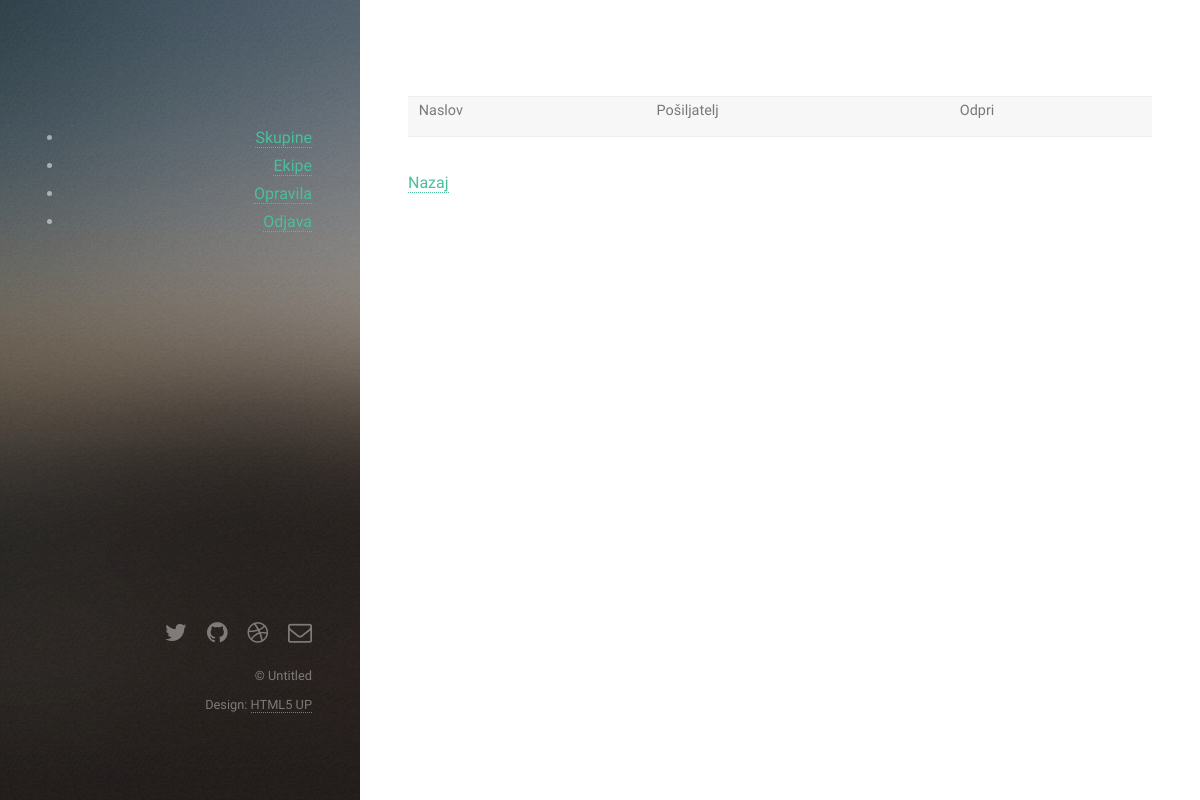
Before: /messagebox.php (signed in) with the older database file.
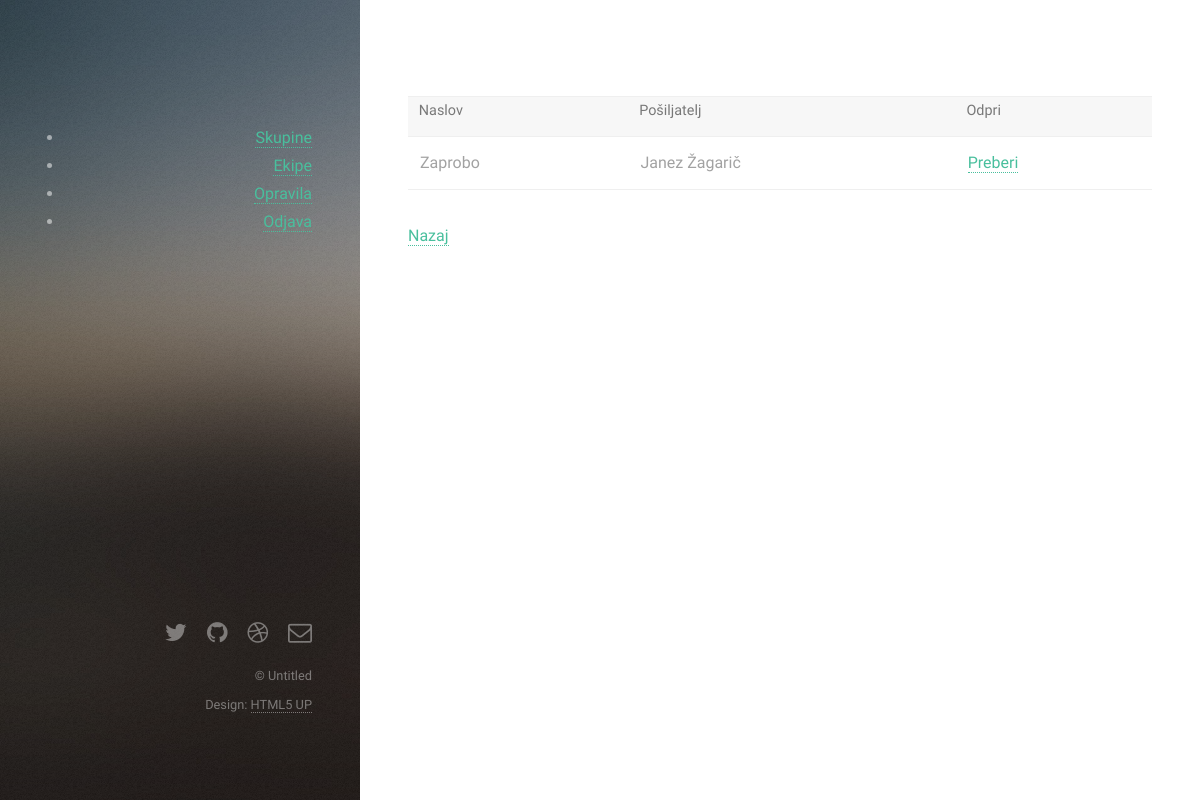
After: the same page with the newer database file.
### tables this page shows
CREATE TABLE `messages` (
  `id` int(11) NOT NULL,
  `idsend` int(11) NOT NULL,
  `idget` int(11) NOT NULL,
  `title` varchar(30) NOT NULL,
  `body` varchar(500) NOT NULL
);

CREATE TABLE `users` (
  `id` int(11) NOT NULL,
  `first_name` varchar(50) DEFAULT NULL,
  `last_name` varchar(100) NOT NULL,
  `email` varchar(100) NOT NULL,
  `pass` varchar(50) NOT NULL,
  `avatar` varchar(200) DEFAULT NULL,
  `admin` int(11) NOT NULL DEFAULT '0'
);

### messagebox.php (the view, shortened to what this page needs)
<?php
include_once './header.php';
$id= $_SESSION['user_id'];
$posil = "se ne ve";
$sporocila = "SELECT * FROM messages WHERE (idget = '".$id."')";
$list = mysqli_query($link, $sporocila);
echo"<table border = '1'><tr><th>Naslov</th><th>Pošiljatelj</th><th>Odpri</th></tr>";
while ($row = mysqli_fetch_array($list)) {
    $posiljatelj= "SELECT first_name,last_name FROM users WHERE id = '".$row['idsend']."' ";
    $pos = mysqli_query($link, $posiljatelj);
    while($row2 = mysqli_fetch_array($pos))
    {
        $posil="$row2[first_name]  $row2[last_name]";
    }
    echo "<tr><td>".$row['title']."</td><td>".$posil.'</td><td><a href ="messageread.php?ids='.$row[0].'">Preberi</a></td></tr>';
}
echo "</table>";
echo "<a href = 'profile.php'>Nazaj</a>";
include_once './footer.php';

Changed rows visible on the page:
added messages: title "Zaprobo", users.first_name+last_name "Janez Žagarič"
